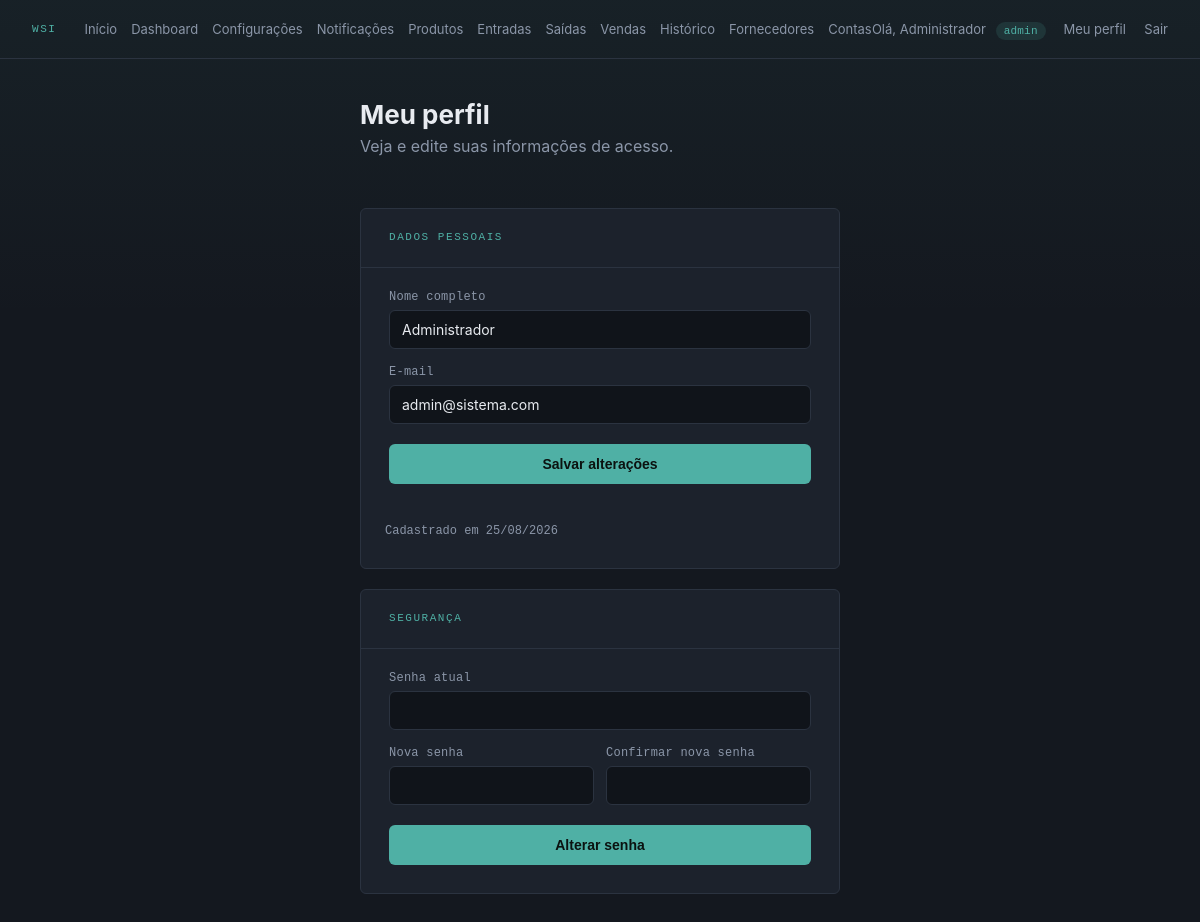
The app's page /perfil.php (signed in) with its own data.
### tables this page shows
CREATE TABLE usuarios (
    id INT AUTO_INCREMENT PRIMARY KEY,
    nome VARCHAR(120) NOT NULL,
    email VARCHAR(150) NOT NULL UNIQUE,
    senha_hash VARCHAR(255) NOT NULL,
    nivel_acesso ENUM('admin', 'operador') NOT NULL DEFAULT 'operador',
    ativo TINYINT(1) NOT NULL DEFAULT 1,
    criado_em DATETIME NOT NULL DEFAULT CURRENT_TIMESTAMP
);

### perfil.php (the view, shortened to what this page needs)
<?php require_once __DIR__ . '/config/database.php'; require_once __DIR__ . '/auth.php';
$pdo = Database::getConnection();
$stmt = $pdo->prepare('SELECT id, nome, email, criado_em FROM usuarios WHERE id = :id');
$stmt->execute(['id' => $_SESSION['usuario_id']]);
$usuario = $stmt->fetch();
?>
<!DOCTYPE html>
<html lang="pt-BR">
<head>
<link rel="stylesheet" href="assets/css/app.css">
</head>
<body>
<?php include __DIR__ . '/partials/navbar.php'; ?>
<main class="main--narrow">
    <div>
        <h1>Meu perfil</h1>
        <p class="sub">Veja e edite suas informações de acesso.</p>
    </div>
    <div class="card">
        <div class="card__header">
            <p class="card__eyebrow">Dados pessoais</p>
        </div>
        <form method="POST" action="">
            <div>
                <label for="nome">Nome completo</label>
                <input type="text" id="nome" name="nome" value="<?= htmlspecialchars($usuario['nome']) ?>" required>
            </div>
            <div>
                <label for="email">E-mail</label>
                <input type="email" id="email" name="email" value="<?= htmlspecialchars($usuario['email']) ?>" required>
            </div>
            <button type="submit">Salvar alterações</button>
        </form>
        <p class="meta">Cadastrado em <?= htmlspecialchars(date('d/m/Y', strtotime($usuario['criado_em']))) ?></p>
    </div>
    <div class="card">
        <div class="card__header">
            <p class="card__eyebrow">Segurança</p>
        </div>
        <form method="POST" action="">
            <div>
                <label for="senha_atual">Senha atual</label>
                <input type="password" id="senha_atual" name="senha_atual" required>
            </div>
            <div class="field-row">
                <div>
                    <label for="nova_senha">Nova senha</label>
                    <input type="password" id="nova_senha" name="nova_senha" required minlength="6">
                </div>
                <div>
                    <label for="confirmar_nova_senha">Confirmar nova senha</label>
                    <input type="password" id="confirmar_nova_senha" name="confirmar_nova_senha" required minlength="6">
                </div>
            </div>
            <button type="submit">Alterar senha</button>
        </form>
    </div>
</main>
</body>
</html>

### assets/css/app.css (style rules this page uses)
:root { --bg: #14181f; --panel: #1c222c; --panel-border: #2b3340; --ink: #e8ebf0; --ink-dim: #8b96a8; --accent: #4fb0a5; --accent-dim: #35766f; --danger: #e2665a; --field-bg: #10141a; --radius: 6px; --mono: 'JetBrains Mono', 'Courier New', monospace; --sans: 'Inter', 'Segoe UI', system-ui, sans-serif; }
* { box-sizing: border-box; }
body { margin: 0; min-height: 100vh; background: linear-gradient(180deg, rgba(79,176,165,0.06), transparent 320px), var(--bg); color: var(--ink); font-family: var(--sans); }
main { max-width: 900px; margin: 0 auto; padding: 40px 32px; }
main h1 { font-size: 26px; margin: 0 0 6px; }
main p.sub { color: var(--ink-dim); margin: 0 0 32px; }
.card { background: var(--panel); border: 1px solid var(--panel-border); border-radius: var(--radius); overflow: hidden; }
.card__header { padding: 22px 28px 18px; border-bottom: 1px solid var(--panel-border); }
.card__eyebrow { font-family: var(--mono); font-size: 11px; letter-spacing: 0.14em; text-transform: uppercase; color: var(--accent); margin: 0 0 6px; }
.card form { padding: 22px 28px 28px; display: flex; flex-direction: column; gap: 16px; }
.card label { font-size: 12px; color: var(--ink-dim); display: block; margin-bottom: 6px; font-family: var(--mono); letter-spacing: 0.02em; }
.card input, .card select, .card textarea { width: 100%; background: var(--field-bg); border: 1px solid var(--panel-border); color: var(--ink); padding: 10px 12px; border-radius: var(--radius); font-size: 14px; font-family: var(--sans); transition: border-color 0.15s ease; }
.field-row { display: grid; grid-template-columns: 1fr 1fr; gap: 12px; }
.card button { margin-top: 4px; background: var(--accent); color: #0b1210; border: none; padding: 12px; border-radius: var(--radius); font-size: 14px; font-weight: 600; cursor: pointer; transition: background 0.15s ease; }
main.main--narrow { max-width: 520px; display: flex; flex-direction: column; gap: 20px; padding: 40px 20px 60px; }
.meta { font-size: 12px; color: var(--ink-dim); padding: 0 24px 18px; font-family: var(--mono); }

### records on screen
usuarios: nome "Administrador", email "admin@sistema.com", criado_em "25/08/2026"

### other values on screen
$_SESSION['usuario_nome'] "Administrador"
